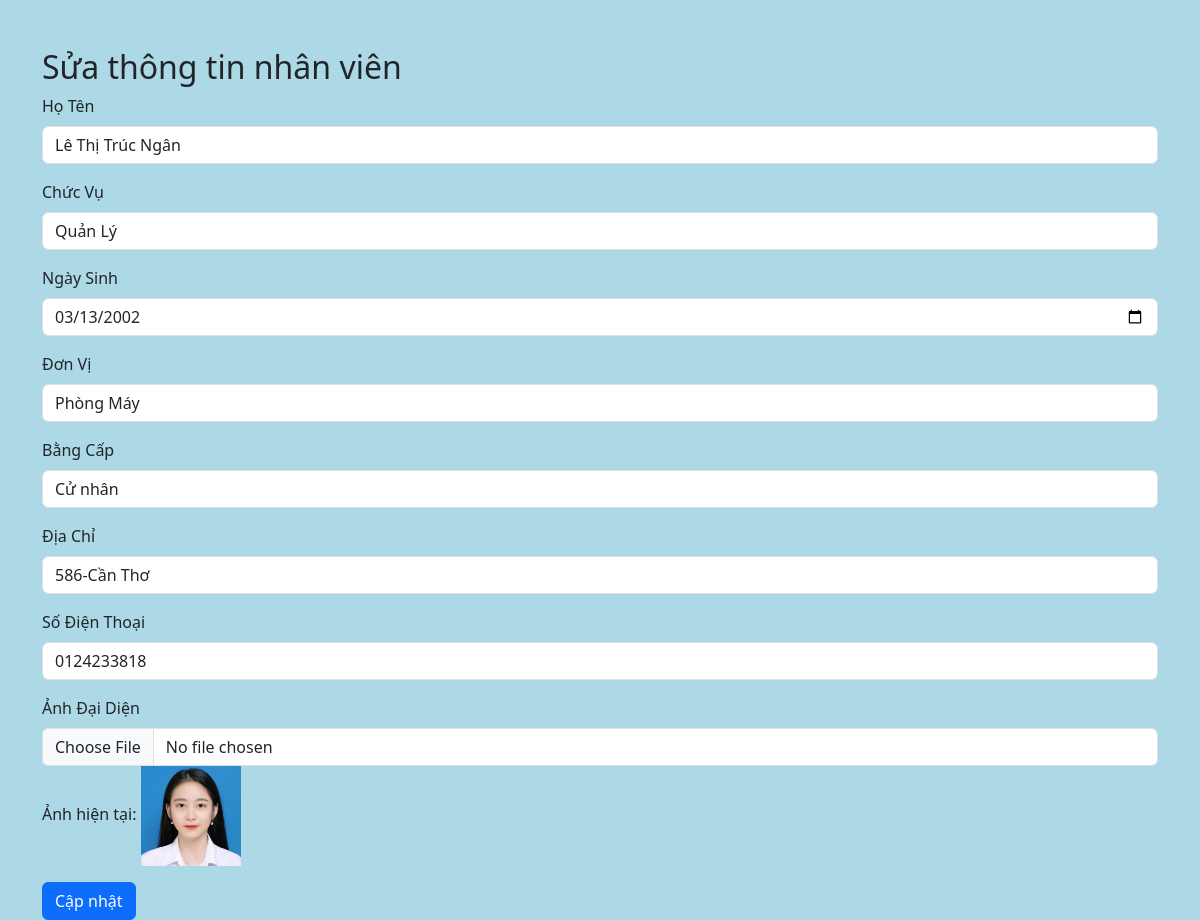
Screenshot of /admin/sua_nhanvien.php?id=7 (signed in) with the database file from the repository.
### tables this page shows
CREATE TABLE `nhanvien` (
  `id` int(11) NOT NULL,
  `ho_ten` varchar(255) NOT NULL,
  `chuc_vu` varchar(255) NOT NULL,
  `ngay_sinh` date NOT NULL,
  `id_don_vi` int(11) DEFAULT NULL,
  `id_bang_cap` int(11) DEFAULT NULL,
  `dia_chi` varchar(255) DEFAULT NULL,
  `so_dien_thoai` varchar(20) DEFAULT NULL,
  `avatar` varchar(255) NOT NULL,
  `id_chuc_vu` int(11) DEFAULT NULL
);

CREATE TABLE `donvi` (
  `id` int(11) NOT NULL,
  `ten_don_vi` varchar(255) NOT NULL
);

CREATE TABLE `bangcap` (
  `id` int(11) NOT NULL,
  `ten_bang_cap` varchar(255) NOT NULL
);

### admin/sua_nhanvien.php (the view, shortened to what this page needs)
<?php
$conn = new mysqli('localhost', 'root', '', 'quanly_nhansu');
if (isset($_GET['id'])) {
    $id = $_GET['id'];
    $sql = "SELECT nhanvien.id, nhanvien.ho_ten, nhanvien.chuc_vu, nhanvien.ngay_sinh, nhanvien.id_don_vi, nhanvien.id_bang_cap,
                   nhanvien.dia_chi, nhanvien.so_dien_thoai, nhanvien.avatar, donvi.ten_don_vi, bangcap.ten_bang_cap
            FROM nhanvien
            JOIN donvi ON nhanvien.id_don_vi = donvi.id
            JOIN bangcap ON nhanvien.id_bang_cap = bangcap.id
            WHERE nhanvien.id = $id";
    $result = $conn->query($sql);
    if ($result->num_rows > 0) {
        $row = $result->fetch_assoc();
    } else {
        echo "Không tìm thấy nhân viên.";
        exit;
    }
} else {
    echo "ID nhân viên không hợp lệ.";
    exit;
}
?>
<!DOCTYPE html>
<html lang="en">
<head>
    <link href="https://cdn.jsdelivr.net/npm/bootstrap@5.3.0-alpha1/dist/css/bootstrap.min.css" rel="stylesheet">
</head>
<body>
    <div class="container mt-5">
        <h2>Sửa thông tin nhân viên</h2>
        <form method="POST" enctype="multipart/form-data">
            <div class="mb-3">
                <label for="ho_ten" class="form-label">Họ Tên</label>
                <input type="text" class="form-control" id="ho_ten" name="ho_ten" value="<?php echo $row['ho_ten']; ?>" required>
            </div>
            <div class="mb-3">
                <label for="chuc_vu" class="form-label">Chức Vụ</label>
                <input type="text" class="form-control" id="chuc_vu" name="chuc_vu" value="<?php echo $row['chuc_vu']; ?>" required>
            </div>
            <div class="mb-3">
                <label for="ngay_sinh" class="form-label">Ngày Sinh</label>
                <input type="date" class="form-control" id="ngay_sinh" name="ngay_sinh" value="<?php echo $row['ngay_sinh']; ?>" required>
            </div>
            <div class="mb-3">
                <label for="id_don_vi" class="form-label">Đơn Vị</label>
                <select class="form-control" id="id_don_vi" name="id_don_vi">
                    <option value="<?php echo $row['id_don_vi']; ?>"><?php echo $row['ten_don_vi']; ?></option>
                </select>
            </div>
            <div class="mb-3">
                <label for="id_bang_cap" class="form-label">Bằng Cấp</label>
                <select class="form-control" id="id_bang_cap" name="id_bang_cap">
                    <option value="<?php echo $row['id_bang_cap']; ?>"><?php echo $row['ten_bang_cap']; ?></option>
                </select>
            </div>
            <div class="mb-3">
                <label for="dia_chi" class="form-label">Địa Chỉ</label>
                <input type="text" class="form-control" id="dia_chi" name="dia_chi" value="<?php echo $row['dia_chi']; ?>">
            </div>
            <div class="mb-3">
                <label for="so_dien_thoai" class="form-label">Số Điện Thoại</label>
                <input type="text" class="form-control" id="so_dien_thoai" name="so_dien_thoai" value="<?php echo $row['so_dien_thoai']; ?>">
            </div>
            <div class="mb-3">
                <label for="avatar" class="form-label">Ảnh Đại Diện</label>
                <input type="file" name="avatar" class="form-control" />
                <?php if ($row['avatar']): ?>
                    <p>Ảnh hiện tại: <img src="<?php echo $row['avatar']; ?>" alt="Avatar" style="width: 100px; height: auto;" /></p>
                <?php endif; ?>
            </div>
            <button type="submit" class="btn btn-primary">Cập nhật</button>
        </form>
    </div>
</body>
</html>

### admin/sua_nhanvien.php (style rules this page uses)
body { background-color: #ADD8E6; }

### rows the page displays
nhanvien: ho_ten "Lê Thị Trúc Ngân", chuc_vu "Quản Lý", ngay_sinh "03/13/2002", id_don_vi "Phòng Máy", id_bang_cap "Cử nhân", dia_chi "586-Cần Thơ", so_dien_thoai "0124233818", avatar (picture)
